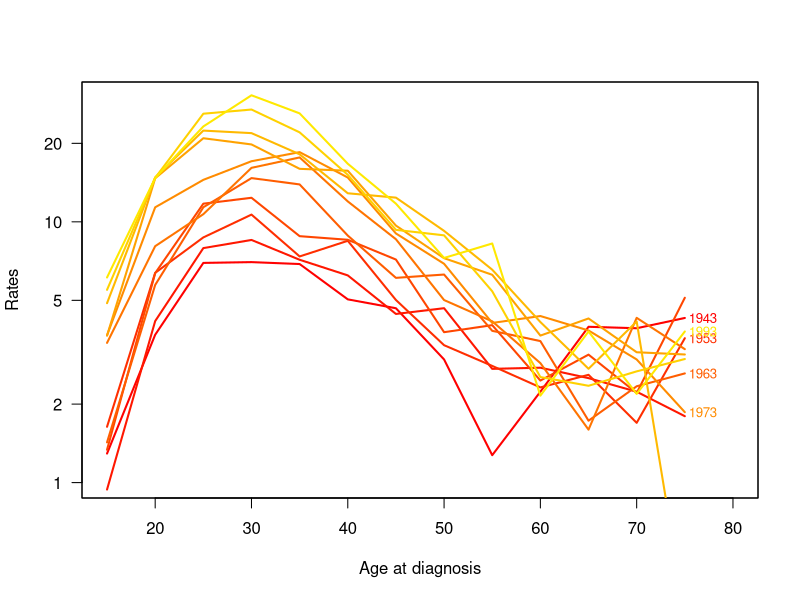
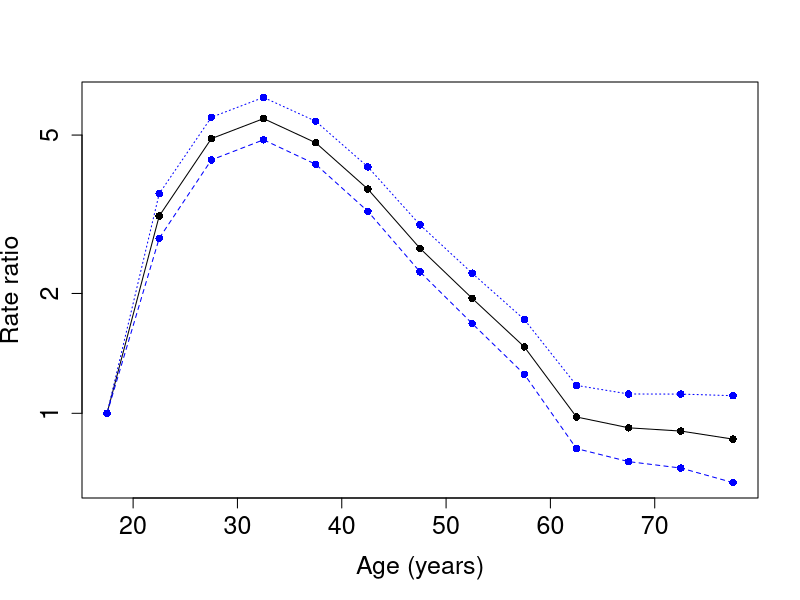
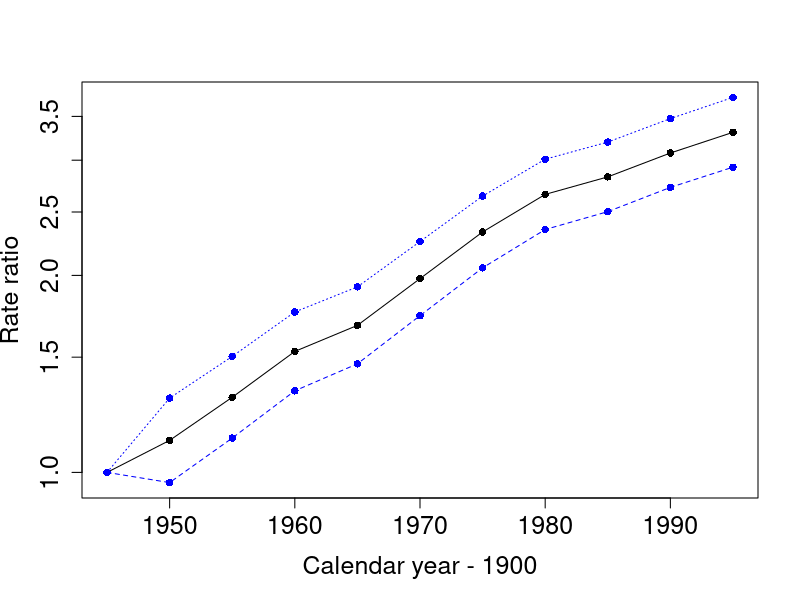
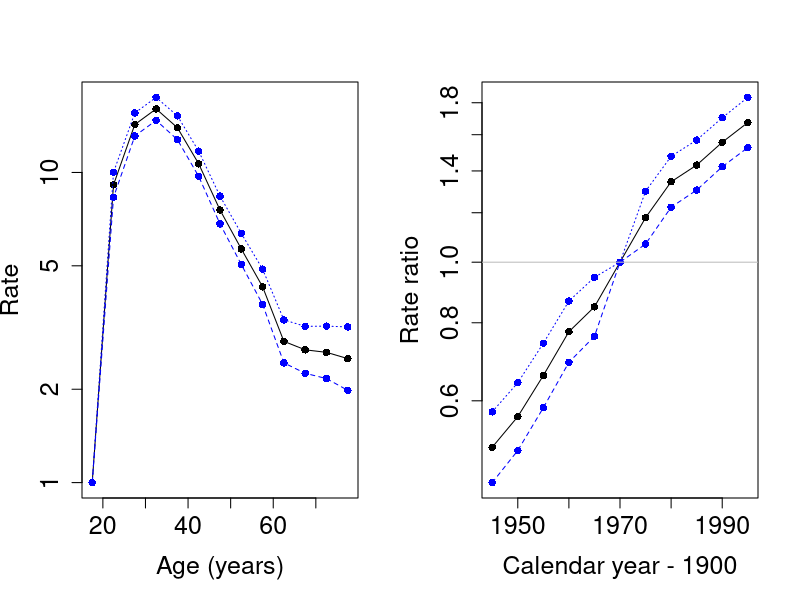
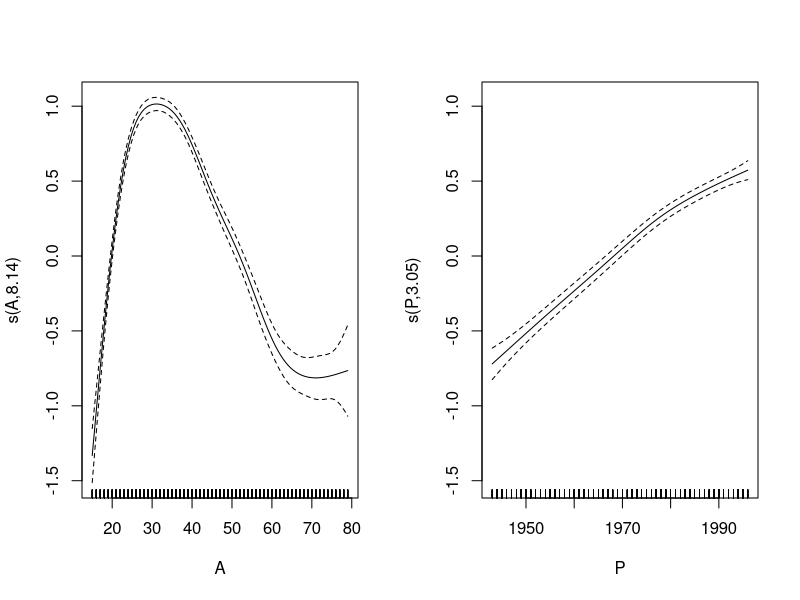
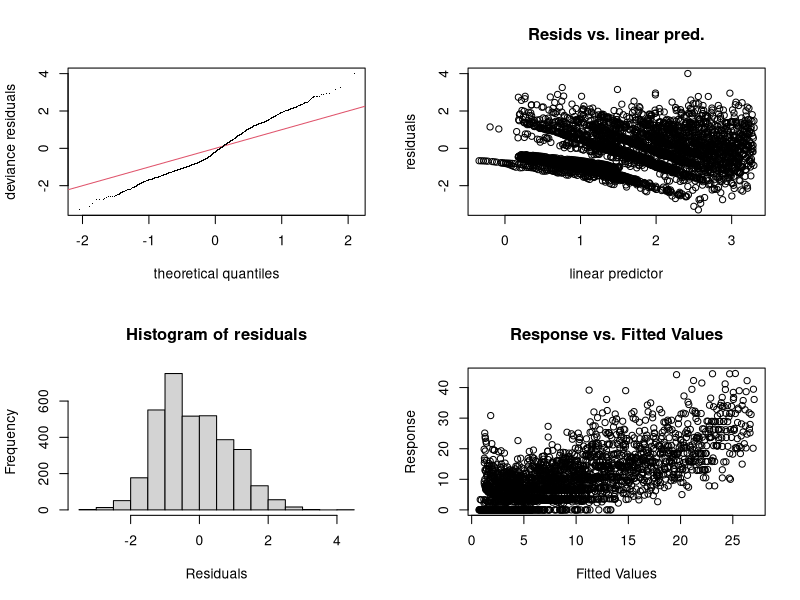
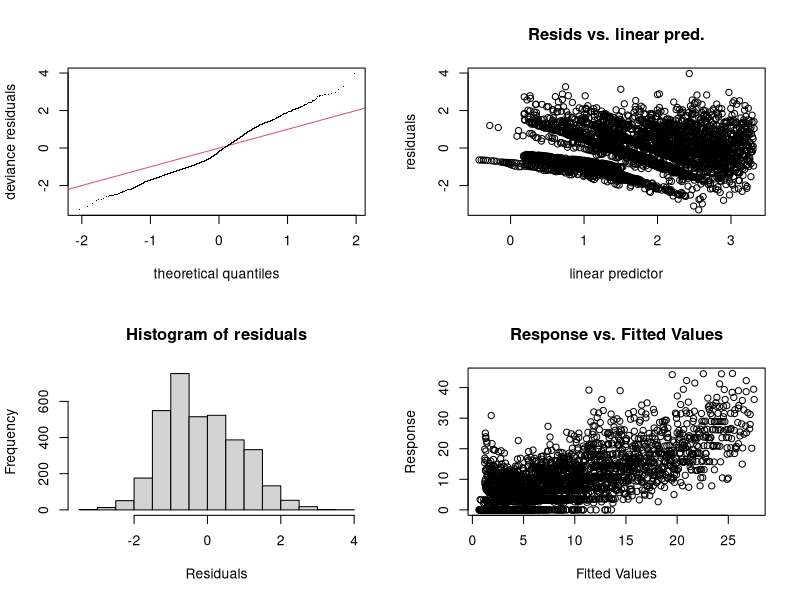
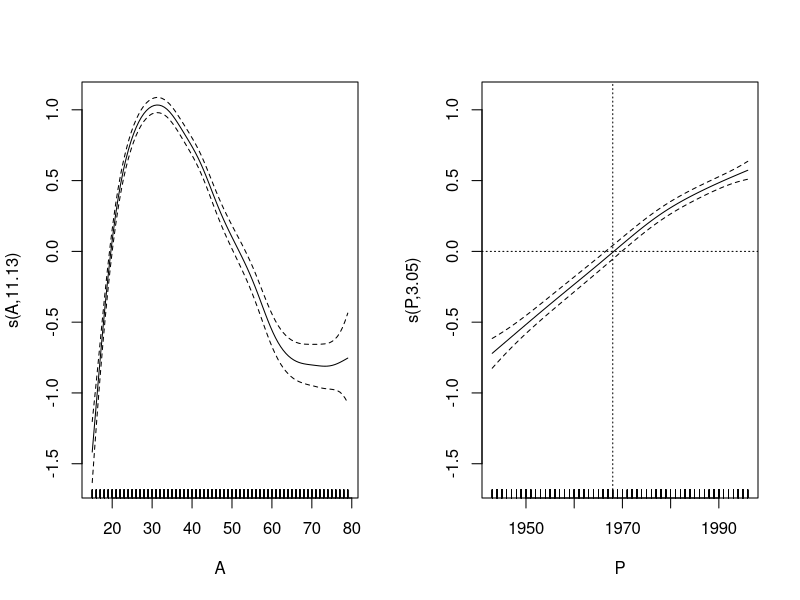

These figures' R source, in order:
## ---- chunk 1
knitr::opts_chunk$set(results = "hide", fig.show="hide", messages=FALSE, keep.source = TRUE, include = TRUE, eps = FALSE, prefix.string = "./graph/cont-eff")
## ---- chunk 2
# opt <- options()
# options( width=90,
#          SweaveHooks=list( fig=function()
#          par(mar=c(3,3,1,1),mgp=c(3,1,0)/1.6,las=1,bty="n") ) )
## ---- chunk 3
library(Epi)
library(mgcv)
data(testisDK)
str(testisDK)
summary(testisDK)
head(testisDK)
## ---- chunk 4
tdk <- subset(testisDK, A > 14 & A < 80)
tdk$Age <- cut(tdk$A, br = 5 * (3:16), include.lowest = TRUE, right = FALSE)
nAge <- length(levels(tdk$Age))
tdk$Per <- cut(tdk$P,
  br = seq(1943, 1998, by = 5),
  include.lowest = TRUE, right = FALSE)
nPer <- length(levels(tdk$Per))
## ---- chunk 5
tab <- stat.table(
  index = list(Age, Per),
  contents = list(
    D = sum(D),
    Y = sum(Y / 1000),
    rate = ratio(D, Y, 10^5)
  ),
  margins = TRUE,
  data = tdk
)
str(tab)
## ---- chunk 6
par(mfrow = c(1, 1))
rateplot(
  rates = tab[3, 1:nAge, 1:nPer], which = "ap", ylim = c(1, 30),
  age = seq(15, 75, 5), per = seq(1943, 1993, 5),
  col = heat.colors(16), ann = TRUE
)
## ---- chunk 7
tdk$Y <- tdk$Y / 100000
mCat <- glm(cbind(D, Y) ~ Age + Per,
  family = poisreg(link = log), data = tdk )
round(ci.exp(mCat), 2)
## ---- chunk 8
aMid <- seq(17.5, 77.5, by = 5)
pMid <- seq(1945, 1995, by = 5)
matplot(aMid, rbind(c(1,1,1), ci.exp(mCat)[2:13, ]), type = "o", pch = 16,     
   log = "y", cex.lab = 1.5, cex.axis = 1.5, col= c("black", "blue", "blue"),
  xlab = "Age (years)", ylab = "Rate ratio" )
matplot(pMid, rbind(c(1,1,1), ci.exp(mCat)[14:23, ]), type = "o", pch = 16,
  log = "y", cex.lab = 1.5, cex.axis = 1.5, col=c("black", "blue", "blue"),
  xlab = "Calendar year - 1900", ylab = "Rate ratio" )
## ---- chunk 9
tdk$Per70 <- Relevel(tdk$Per, ref = 6)
mCat2 <- glm(cbind(D, Y) ~ -1 + Age + Per70,
  family = poisreg(link = log), data = tdk )
round(ci.exp(mCat2), 2)
## ---- chunk 10
par(mfrow = c(1, 2))
matplot(aMid, rbind(c(1,1,1), ci.exp(mCat2)[2:13, ]), type = "o", pch = 16,     
   log = "y", cex.lab = 1.5, cex.axis = 1.5, col=c("black", "blue", "blue"),
  xlab = "Age (years)", ylab = "Rate" )
matplot(pMid, rbind(ci.exp(mCat2)[14:18, ], c(1,1,1), ci.exp(mCat2)[19:23, ]),
        type = "o", pch = 16, log = "y", cex.lab = 1.5, cex.axis = 1.5,
        col=c("black", "blue", "blue"),
  xlab = "Calendar year - 1900", ylab = "Rate ratio" )
abline(h = 1, col = "gray")
## ---- chunk 11
mPen <- mgcv::gam(cbind(D, Y) ~ s(A) + s(P),
  family = poisreg(link = log), data = tdk
)
summary(mPen)
## ---- chunk 12
par(mfrow = c(1, 2))
plot(mPen, se=2, seWithMean = TRUE)
## ---- chunk 13
par(mfrow = c(2, 2))
gam.check(mPen)
## ---- chunk 14
mPen2 <- mgcv::gam(cbind(D, Y) ~ s(A, k = 20) + s(P),
  family = poisreg(link = log), data = tdk
)
summary(mPen2)
par(mfrow = c(2, 2))
gam.check(mPen2)
## ---- chunk 15
par(mfrow = c(1, 2))
plot(mPen2, seWithMean = TRUE)
abline(v = 1968, h = 0, lty = 3)
## ---- chunk 16
icpt <- coef(mPen2)[1]
par(mfrow = c(1, 2))
plot(mPen2, 
  seWithMean = TRUE, select = 1, rug = FALSE,
  yaxt="n",  ylim = c(log(1), log(20)) - icpt,
  xlab = "Age (y)", ylab = "Mean rate (/100000 y)"
)
axis(2, at = log(c(1, 2, 5, 10, 20)) - icpt, 
     labels = c(1, 2, 5, 10, 20))
abline(h = 0, lty=3)
plot(mPen2,
  seWithMean = TRUE, select = 2, rug = FALSE,
  yaxt = "n", ylim = c(log(0.4), log(2)),
  xlab = "Calendat year", ylab = "Relative rate"
)
axis(2, at = log(c(0.5, 0.75, 1, 1.5, 2)), 
     labels = c(0.5, 0.75, 1, 1.5, 2))
abline(v = 1968, h = 0, lty = 3)
